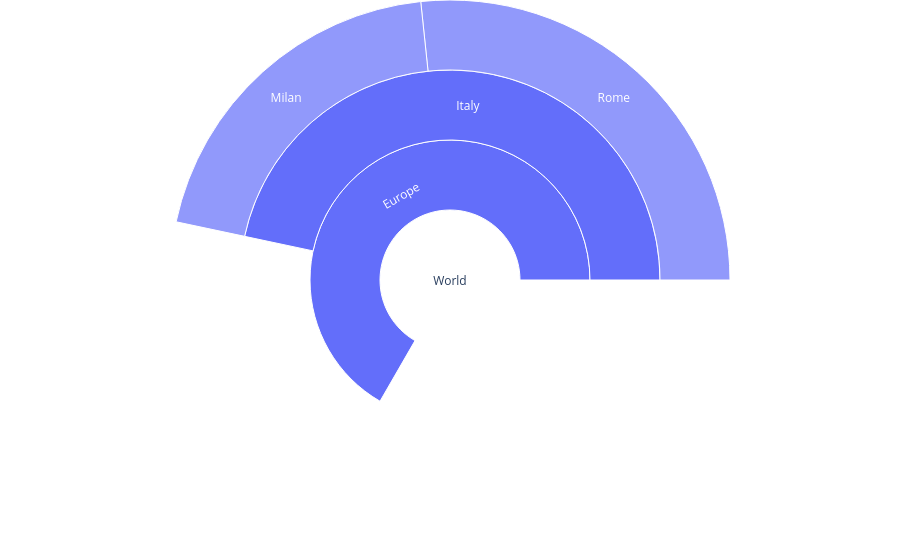

Notebook source saved alongside this figure:
### Code cell
labels = ["World", "Europe", "Italy", "Rome", "Milan"]
parents = ["", "World", "Europe", "Italy", "Italy"]
values = [150, 100, 70, 40, 30]  # 40+30=70 (ok), 70+30=100 (ok), ecc.

fig = go.Figure(go.Sunburst(
    labels=labels,
    parents=parents,
    values=values,
    branchvalues='total'  # tutti i genitori includono il valore dei figli
))

fig.update_layout(margin=dict(t=0, l=0, r=0, b=0))
fig.show()

### Figure 1 — Plotly figure (JSON) as saved in the notebook; plotly's stock layout.template omitted (floating-point values rounded to 4 significant figures)
{"data": [{"branchvalues": "total", "labels": ["World", "Europe", "Italy", "Rome", "Milan"], "parents": ["", "World", "Europe", "Italy", "Italy"], "type": "sunburst", "values": [150, 100, 70, 40, 30]}], "layout": {"margin": {"b": 0, "l": 0, "r": 0, "t": 0}}}
